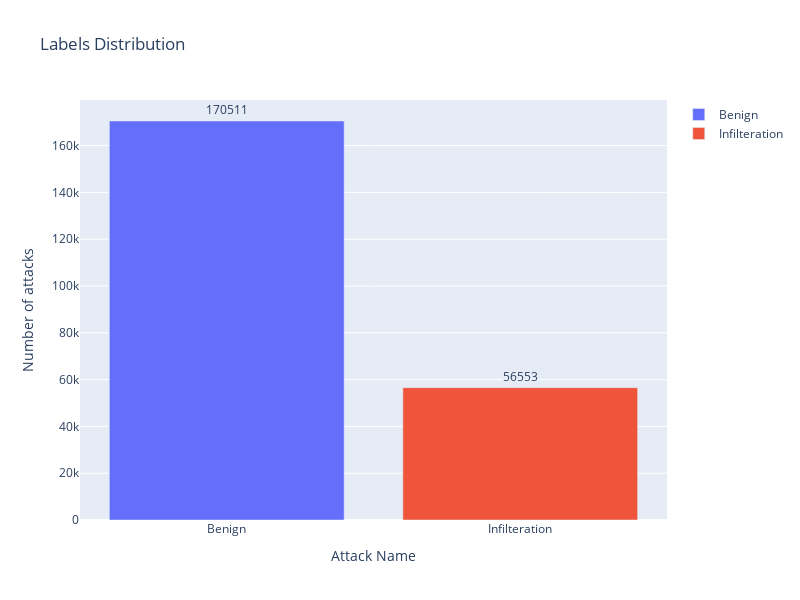

This figure's notebook cell:
### Code cell
showAttackDistribution(withoutDuplicates[LABEL])

### Figure 1 — Plotly figure (JSON) as saved in the notebook; plotly's stock layout.template omitted (floating-point values rounded to 4 significant figures)
{"data": [{"name": "Benign", "orientation": "v", "text": "170511", "textposition": "outside", "type": "bar", "x": ["Benign"], "y": [170511]}, {"name": "Infilteration", "orientation": "v", "text": "56553", "textposition": "outside", "type": "bar", "x": ["Infilteration"], "y": [56553]}], "layout": {"height": 600, "title": {"text": "Labels Distribution"}, "width": 800, "xaxis": {"title": {"text": "Attack Name"}}, "yaxis": {"title": {"text": "Number of attacks"}}}}
